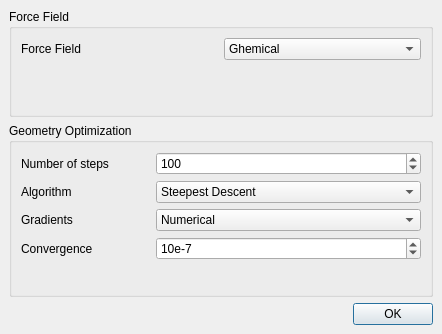
<ui version="4.0" >
 <class>ForceFieldDialog</class>
 <widget class="QDialog" name="ForceFieldDialog" >
  <property name="geometry" >
   <rect>
    <x>0</x>
    <y>0</y>
    <width>442</width>
    <height>334</height>
   </rect>
  </property>
  <property name="windowTitle" >
   <string>Setup Force Field</string>
  </property>
  <layout class="QGridLayout" >
   <property name="margin" >
    <number>9</number>
   </property>
   <property name="spacing" >
    <number>6</number>
   </property>
   <item row="0" column="0" >
    <widget class="QGroupBox" name="groupBox" >
     <property name="sizePolicy" >
      <sizepolicy>
       <hsizetype>1</hsizetype>
       <vsizetype>5</vsizetype>
       <horstretch>0</horstretch>
       <verstretch>0</verstretch>
      </sizepolicy>
     </property>
     <property name="title" >
      <string>Force Field</string>
     </property>
     <layout class="QGridLayout" >
      <property name="margin" >
       <number>9</number>
      </property>
      <property name="spacing" >
       <number>6</number>
      </property>
      <item row="1" column="1" >
       <spacer>
        <property name="orientation" >
         <enum>Qt::Vertical</enum>
        </property>
        <property name="sizeHint" >
         <size>
          <width>20</width>
          <height>61</height>
         </size>
        </property>
       </spacer>
      </item>
      <item row="0" column="1" >
       <widget class="QComboBox" name="ForceFieldComboBox" >
        <item>
         <property name="text" >
          <string>Ghemical</string>
         </property>
        </item>
       </widget>
      </item>
      <item row="0" column="0" >
       <widget class="QLabel" name="label" >
        <property name="text" >
         <string>Force Field</string>
        </property>
       </widget>
      </item>
     </layout>
    </widget>
   </item>
   <item row="2" column="0" >
    <widget class="QDialogButtonBox" name="buttonBox" >
     <property name="orientation" >
      <enum>Qt::Horizontal</enum>
     </property>
     <property name="standardButtons" >
      <set>QDialogButtonBox::Ok</set>
     </property>
    </widget>
   </item>
   <item row="1" column="0" >
    <widget class="QGroupBox" name="groupBox_2" >
     <property name="sizePolicy" >
      <sizepolicy>
       <hsizetype>1</hsizetype>
       <vsizetype>5</vsizetype>
       <horstretch>0</horstretch>
       <verstretch>0</verstretch>
      </sizepolicy>
     </property>
     <property name="title" >
      <string>Geometry Optimization</string>
     </property>
     <layout class="QGridLayout" >
      <property name="margin" >
       <number>9</number>
      </property>
      <property name="spacing" >
       <number>6</number>
      </property>
      <item row="0" column="0" >
       <widget class="QLabel" name="label_2" >
        <property name="text" >
         <string>Number of steps</string>
        </property>
       </widget>
      </item>
      <item row="0" column="1" colspan="2" >
       <widget class="QSpinBox" name="StepsSpinBox" >
        <property name="maximum" >
         <number>10000</number>
        </property>
        <property name="value" >
         <number>100</number>
        </property>
       </widget>
      </item>
      <item row="4" column="2" >
       <spacer>
        <property name="orientation" >
         <enum>Qt::Vertical</enum>
        </property>
        <property name="sizeHint" >
         <size>
          <width>20</width>
          <height>40</height>
         </size>
        </property>
       </spacer>
      </item>
      <item row="2" column="0" >
       <widget class="QLabel" name="label_4" >
        <property name="text" >
         <string>Gradients</string>
        </property>
       </widget>
      </item>
      <item row="1" column="0" >
       <widget class="QLabel" name="label_3" >
        <property name="text" >
         <string>Algorithm</string>
        </property>
       </widget>
      </item>
      <item row="2" column="1" colspan="2" >
       <widget class="QComboBox" name="GradientsComboBox" >
        <item>
         <property name="text" >
          <string>Numerical</string>
         </property>
        </item>
        <item>
         <property name="text" >
          <string>Analytical</string>
         </property>
        </item>
       </widget>
      </item>
      <item row="1" column="1" colspan="2" >
       <widget class="QComboBox" name="AlgorithmComboBox" >
        <item>
         <property name="text" >
          <string>Steepest Descent</string>
         </property>
        </item>
        <item>
         <property name="text" >
          <string>Conjugate Gradients</string>
         </property>
        </item>
       </widget>
      </item>
      <item row="3" column="0" >
       <widget class="QLabel" name="label_5" >
        <property name="text" >
         <string>Convergence</string>
        </property>
       </widget>
      </item>
      <item row="3" column="1" colspan="2" >
       <widget class="QSpinBox" name="ConvergenceSpinBox" >
        <property name="suffix" >
         <string/>
        </property>
        <property name="prefix" >
         <string>10e-</string>
        </property>
        <property name="maximum" >
         <number>10</number>
        </property>
        <property name="minimum" >
         <number>2</number>
        </property>
        <property name="value" >
         <number>7</number>
        </property>
       </widget>
      </item>
     </layout>
    </widget>
   </item>
  </layout>
 </widget>
 <resources/>
 <connections>
  <connection>
   <sender>buttonBox</sender>
   <signal>accepted()</signal>
   <receiver>ForceFieldDialog</receiver>
   <slot>accept()</slot>
   <hints>
    <hint type="sourcelabel" >
     <x>248</x>
     <y>254</y>
    </hint>
    <hint type="destinationlabel" >
     <x>157</x>
     <y>274</y>
    </hint>
   </hints>
  </connection>
  <connection>
   <sender>buttonBox</sender>
   <signal>rejected()</signal>
   <receiver>ForceFieldDialog</receiver>
   <slot>reject()</slot>
   <hints>
    <hint type="sourcelabel" >
     <x>316</x>
     <y>260</y>
    </hint>
    <hint type="destinationlabel" >
     <x>286</x>
     <y>274</y>
    </hint>
   </hints>
  </connection>
 </connections>
</ui>
